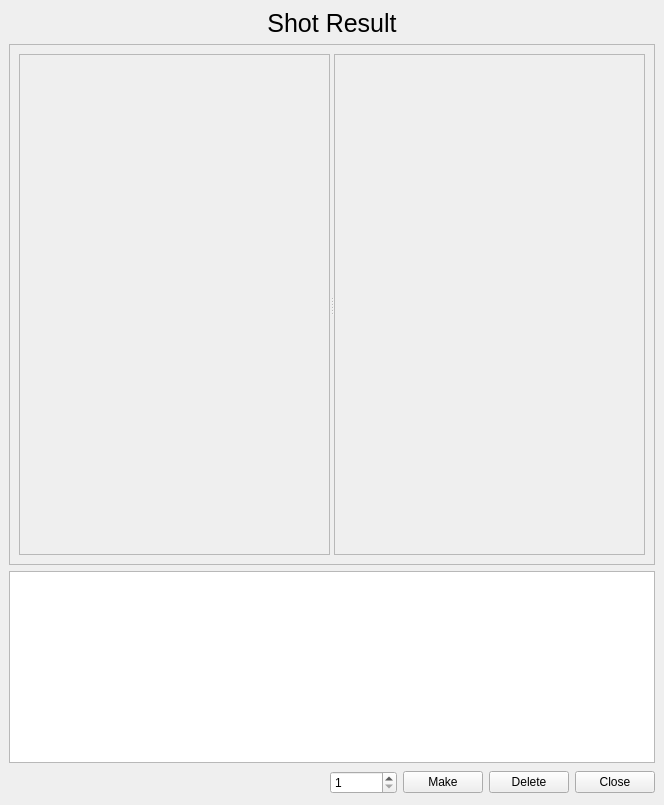
<ui version="4.0" >
 <class>MainWindow</class>
 <widget class="QMainWindow" name="MainWindow" >
  <property name="geometry" >
   <rect>
    <x>0</x>
    <y>0</y>
    <width>664</width>
    <height>805</height>
   </rect>
  </property>
  <property name="windowTitle" >
   <string>MainWindow</string>
  </property>
  <widget class="QWidget" name="centralwidget" >
   <layout class="QGridLayout" >
    <item row="0" column="0" colspan="5" >
     <widget class="QLabel" name="label_4" >
      <property name="sizePolicy" >
       <sizepolicy vsizetype="Fixed" hsizetype="Preferred" >
        <horstretch>0</horstretch>
        <verstretch>0</verstretch>
       </sizepolicy>
      </property>
      <property name="font" >
       <font>
        <pointsize>19</pointsize>
       </font>
      </property>
      <property name="text" >
       <string>Shot Result</string>
      </property>
      <property name="alignment" >
       <set>Qt::AlignCenter</set>
      </property>
     </widget>
    </item>
    <item row="1" column="0" colspan="5" >
     <widget class="QFrame" name="frame" >
      <property name="frameShape" >
       <enum>QFrame::StyledPanel</enum>
      </property>
      <property name="frameShadow" >
       <enum>QFrame::Raised</enum>
      </property>
      <layout class="QGridLayout" >
       <item row="0" column="0" >
        <widget class="QSplitter" name="splitter_2" >
         <property name="orientation" >
          <enum>Qt::Horizontal</enum>
         </property>
         <widget class="QLabel" name="ilbPCS" >
          <property name="sizePolicy" >
           <sizepolicy vsizetype="Expanding" hsizetype="Expanding" >
            <horstretch>0</horstretch>
            <verstretch>0</verstretch>
           </sizepolicy>
          </property>
          <property name="frameShape" >
           <enum>QFrame::StyledPanel</enum>
          </property>
          <property name="text" >
           <string/>
          </property>
          <property name="scaledContents" >
           <bool>true</bool>
          </property>
         </widget>
         <widget class="QLabel" name="ilbDAQ" >
          <property name="sizePolicy" >
           <sizepolicy vsizetype="Expanding" hsizetype="Expanding" >
            <horstretch>0</horstretch>
            <verstretch>0</verstretch>
           </sizepolicy>
          </property>
          <property name="frameShape" >
           <enum>QFrame::StyledPanel</enum>
          </property>
          <property name="text" >
           <string/>
          </property>
          <property name="scaledContents" >
           <bool>true</bool>
          </property>
         </widget>
        </widget>
       </item>
      </layout>
     </widget>
    </item>
    <item row="2" column="0" colspan="5" >
     <widget class="QTableWidget" name="tw_SesInfo" >
      <property name="sizePolicy" >
       <sizepolicy vsizetype="Fixed" hsizetype="Preferred" >
        <horstretch>0</horstretch>
        <verstretch>0</verstretch>
       </sizepolicy>
      </property>
     </widget>
    </item>
    <item row="3" column="0" >
     <spacer>
      <property name="orientation" >
       <enum>Qt::Horizontal</enum>
      </property>
      <property name="sizeType" >
       <enum>QSizePolicy::Preferred</enum>
      </property>
      <property name="sizeHint" >
       <size>
        <width>331</width>
        <height>27</height>
       </size>
      </property>
     </spacer>
    </item>
    <item row="3" column="1" >
     <widget class="QSpinBox" name="sbShotNum" >
      <property name="minimum" >
       <number>1</number>
      </property>
      <property name="maximum" >
       <number>9999999</number>
      </property>
     </widget>
    </item>
    <item row="3" column="2" >
     <widget class="QPushButton" name="pbMake" >
      <property name="text" >
       <string>Make</string>
      </property>
     </widget>
    </item>
    <item row="3" column="3" >
     <widget class="QPushButton" name="pbDelete" >
      <property name="text" >
       <string>Delete</string>
      </property>
     </widget>
    </item>
    <item row="3" column="4" >
     <widget class="QPushButton" name="pbClose" >
      <property name="text" >
       <string>Close</string>
      </property>
     </widget>
    </item>
   </layout>
  </widget>
 </widget>
 <resources/>
 <connections/>
</ui>
